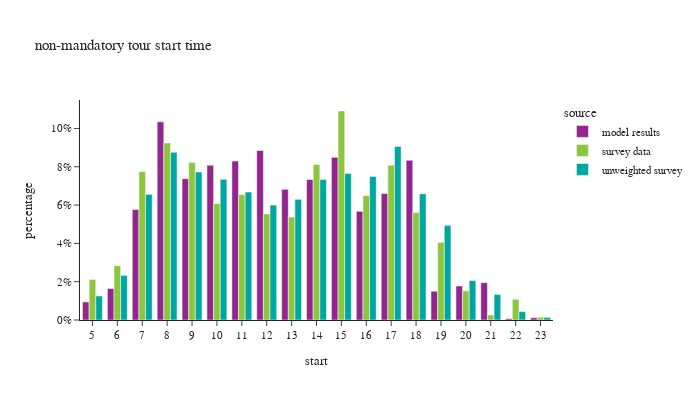

Here is the notebook cell this chart was saved with:
### Markdown cell above
## non-mandatory tour start time

### Code cell
df_plot = non_m_tour_data.groupby(['source','start'])[['tour_weight']].sum().reset_index()
df_plot['percentage'] = df_plot.groupby(['source'], group_keys=False)['tour_weight']. \
    apply(lambda x: x / float(x.sum()))

fig = px.bar(df_plot, x="start", y="percentage", color="source",barmode="group",
             title="non-mandatory tour start time")
fig.for_each_annotation(lambda a: a.update(text = a.text.split("=")[-1]))
fig.update_layout(height=400, width=700, yaxis=dict(tickformat=".0%"), xaxis=dict(dtick="1"))
fig.show()

### Figure 1 — Plotly figure (JSON) as saved in the notebook; plotly's stock layout.template omitted (floating-point values rounded to 4 significant figures)
{"data": [{"alignmentgroup": "True", "hovertemplate": "source=model results<br>start=%{x}<br>percentage=%{y}<extra></extra>", "legendgroup": "model results", "marker": {"color": "#91268F", "pattern": {"shape": ""}}, "name": "model results", "offsetgroup": "model results", "orientation": "v", "showlegend": true, "textposition": "auto", "type": "bar", "x": [5.0, 6.0, 7.0, 8.0, 9.0, 10.0, 11.0, 12.0, 13.0, 14.0, 15.0, 16.0, 17.0, 18.0, 19.0, 20.0, 21.0, 22.0, 23.0], "xaxis": "x", "y": [0.009448, 0.01644, 0.05768, 0.1034, 0.07377, 0.08083, 0.083, 0.08853, 0.06823, 0.07336, 0.08494, 0.05677, 0.06604, 0.0834, 0.01502, 0.01777, 0.01947, 0.0006805, 0.001188], "yaxis": "y"}, {"alignmentgroup": "True", "hovertemplate": "source=survey data<br>start=%{x}<br>percentage=%{y}<extra></extra>", "legendgroup": "survey data", "marker": {"color": "#8CC63E", "pattern": {"shape": ""}}, "name": "survey data", "offsetgroup": "survey data", "orientation": "v", "showlegend": true, "textposition": "auto", "type": "bar", "x": [5.0, 6.0, 7.0, 8.0, 9.0, 10.0, 11.0, 12.0, 13.0, 14.0, 15.0, 16.0, 17.0, 18.0, 19.0, 20.0, 21.0, 22.0, 23.0], "xaxis": "x", "y": [0.02119, 0.02835, 0.07752, 0.09246, 0.08226, 0.06079, 0.06549, 0.05538, 0.05375, 0.08117, 0.1091, 0.06496, 0.08077, 0.0561, 0.04055, 0.01522, 0.002652, 0.01082, 0.001435], "yaxis": "y"}, {"alignmentgroup": "True", "hovertemplate": "source=unweighted survey<br>start=%{x}<br>percentage=%{y}<extra></extra>", "legendgroup": "unweighted survey", "marker": {"color": "#00A7A0", "pattern": {"shape": ""}}, "name": "unweighted survey", "offsetgroup": "unweighted survey", "orientation": "v", "showlegend": true, "textposition": "auto", "type": "bar", "x": [5.0, 6.0, 7.0, 8.0, 9.0, 10.0, 11.0, 12.0, 13.0, 14.0, 15.0, 16.0, 17.0, 18.0, 19.0, 20.0, 21.0, 22.0, 23.0], "xaxis": "x", "y": [0.01257, 0.02333, 0.0656, 0.08756, 0.07726, 0.07347, 0.06681, 0.05999, 0.06302, 0.07332, 0.0765, 0.07499, 0.09059, 0.0659, 0.04939, 0.0206, 0.01333, 0.004393, 0.001363], "yaxis": "y"}], "layout": {"barmode": "group", "height": 400, "legend": {"title": {"text": "source"}, "tracegroupgap": 0}, "title": {"text": "non-mandatory tour start time"}, "width": 700, "xaxis": {"anchor": "y", "domain": [0.0, 1.0], "dtick": "1", "title": {"text": "start"}}, "yaxis": {"anchor": "x", "domain": [0.0, 1.0], "tickformat": ".0%", "title": {"text": "percentage"}}}}
